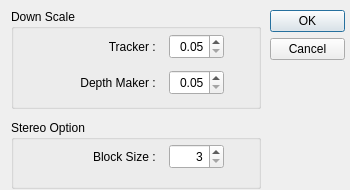
<?xml version="1.0" encoding="UTF-8"?>
<ui version="4.0">
 <class>Dialog</class>
 <widget class="QDialog" name="Dialog">
  <property name="geometry">
   <rect>
    <x>0</x>
    <y>0</y>
    <width>350</width>
    <height>190</height>
   </rect>
  </property>
  <property name="minimumSize">
   <size>
    <width>350</width>
    <height>190</height>
   </size>
  </property>
  <property name="maximumSize">
   <size>
    <width>350</width>
    <height>190</height>
   </size>
  </property>
  <property name="windowTitle">
   <string>Options</string>
  </property>
  <widget class="QGroupBox" name="groupBox">
   <property name="geometry">
    <rect>
     <x>11</x>
     <y>9</y>
     <width>250</width>
     <height>100</height>
    </rect>
   </property>
   <property name="minimumSize">
    <size>
     <width>250</width>
     <height>100</height>
    </size>
   </property>
   <property name="maximumSize">
    <size>
     <width>250</width>
     <height>100</height>
    </size>
   </property>
   <property name="font">
    <font>
     <weight>50</weight>
     <bold>false</bold>
    </font>
   </property>
   <property name="title">
    <string>Down Scale</string>
   </property>
   <property name="flat">
    <bool>true</bool>
   </property>
   <property name="checkable">
    <bool>false</bool>
   </property>
   <widget class="QWidget" name="layoutWidget_3">
    <property name="geometry">
     <rect>
      <x>10</x>
      <y>20</y>
      <width>211</width>
      <height>72</height>
     </rect>
    </property>
    <layout class="QVBoxLayout" name="verticalLayout_3">
     <item>
      <layout class="QHBoxLayout" name="horizontalLayout_4">
       <property name="spacing">
        <number>2</number>
       </property>
       <item>
        <widget class="QLabel" name="label_4">
         <property name="minimumSize">
          <size>
           <width>130</width>
           <height>0</height>
          </size>
         </property>
         <property name="maximumSize">
          <size>
           <width>130</width>
           <height>16777215</height>
          </size>
         </property>
         <property name="text">
          <string>Tracker : </string>
         </property>
         <property name="alignment">
          <set>Qt::AlignRight|Qt::AlignTrailing|Qt::AlignVCenter</set>
         </property>
        </widget>
       </item>
       <item>
        <widget class="QDoubleSpinBox" name="trackerspinbox">
         <property name="minimumSize">
          <size>
           <width>55</width>
           <height>25</height>
          </size>
         </property>
         <property name="maximumSize">
          <size>
           <width>55</width>
           <height>25</height>
          </size>
         </property>
         <property name="alignment">
          <set>Qt::AlignRight|Qt::AlignTrailing|Qt::AlignVCenter</set>
         </property>
         <property name="minimum">
          <double>0.050000000000000</double>
         </property>
         <property name="maximum">
          <double>1.000000000000000</double>
         </property>
         <property name="singleStep">
          <double>0.050000000000000</double>
         </property>
        </widget>
       </item>
      </layout>
     </item>
     <item>
      <layout class="QHBoxLayout" name="horizontalLayout_5">
       <property name="spacing">
        <number>2</number>
       </property>
       <item>
        <widget class="QLabel" name="label_5">
         <property name="minimumSize">
          <size>
           <width>130</width>
           <height>0</height>
          </size>
         </property>
         <property name="maximumSize">
          <size>
           <width>130</width>
           <height>16777215</height>
          </size>
         </property>
         <property name="text">
          <string>Depth Maker : </string>
         </property>
         <property name="alignment">
          <set>Qt::AlignRight|Qt::AlignTrailing|Qt::AlignVCenter</set>
         </property>
        </widget>
       </item>
       <item>
        <widget class="QDoubleSpinBox" name="depthspinbox">
         <property name="minimumSize">
          <size>
           <width>55</width>
           <height>25</height>
          </size>
         </property>
         <property name="maximumSize">
          <size>
           <width>55</width>
           <height>25</height>
          </size>
         </property>
         <property name="alignment">
          <set>Qt::AlignRight|Qt::AlignTrailing|Qt::AlignVCenter</set>
         </property>
         <property name="minimum">
          <double>0.050000000000000</double>
         </property>
         <property name="maximum">
          <double>1.000000000000000</double>
         </property>
         <property name="singleStep">
          <double>0.050000000000000</double>
         </property>
        </widget>
       </item>
      </layout>
     </item>
    </layout>
   </widget>
  </widget>
  <widget class="QGroupBox" name="groupBox_2">
   <property name="geometry">
    <rect>
     <x>11</x>
     <y>120</y>
     <width>250</width>
     <height>69</height>
    </rect>
   </property>
   <property name="minimumSize">
    <size>
     <width>250</width>
     <height>0</height>
    </size>
   </property>
   <property name="maximumSize">
    <size>
     <width>250</width>
     <height>16777215</height>
    </size>
   </property>
   <property name="title">
    <string>Stereo Option</string>
   </property>
   <property name="flat">
    <bool>true</bool>
   </property>
   <widget class="QWidget" name="layoutWidget_4">
    <property name="geometry">
     <rect>
      <x>10</x>
      <y>20</y>
      <width>211</width>
      <height>34</height>
     </rect>
    </property>
    <layout class="QVBoxLayout" name="verticalLayout_4">
     <item>
      <layout class="QHBoxLayout" name="horizontalLayout_6">
       <property name="spacing">
        <number>2</number>
       </property>
       <item>
        <widget class="QLabel" name="label_6">
         <property name="minimumSize">
          <size>
           <width>130</width>
           <height>30</height>
          </size>
         </property>
         <property name="maximumSize">
          <size>
           <width>130</width>
           <height>30</height>
          </size>
         </property>
         <property name="text">
          <string>Block Size : </string>
         </property>
         <property name="alignment">
          <set>Qt::AlignRight|Qt::AlignTrailing|Qt::AlignVCenter</set>
         </property>
        </widget>
       </item>
       <item>
        <widget class="QDoubleSpinBox" name="blocksizepinbox">
         <property name="minimumSize">
          <size>
           <width>55</width>
           <height>25</height>
          </size>
         </property>
         <property name="maximumSize">
          <size>
           <width>55</width>
           <height>25</height>
          </size>
         </property>
         <property name="alignment">
          <set>Qt::AlignRight|Qt::AlignTrailing|Qt::AlignVCenter</set>
         </property>
         <property name="decimals">
          <number>0</number>
         </property>
         <property name="minimum">
          <double>3.000000000000000</double>
         </property>
         <property name="maximum">
          <double>99.000000000000000</double>
         </property>
         <property name="singleStep">
          <double>2.000000000000000</double>
         </property>
        </widget>
       </item>
      </layout>
     </item>
    </layout>
   </widget>
  </widget>
  <widget class="QDialogButtonBox" name="buttonBox">
   <property name="geometry">
    <rect>
     <x>270</x>
     <y>10</y>
     <width>75</width>
     <height>52</height>
    </rect>
   </property>
   <property name="orientation">
    <enum>Qt::Vertical</enum>
   </property>
   <property name="standardButtons">
    <set>QDialogButtonBox::Cancel|QDialogButtonBox::Ok</set>
   </property>
  </widget>
 </widget>
 <resources/>
 <connections>
  <connection>
   <sender>buttonBox</sender>
   <signal>clicked(QAbstractButton*)</signal>
   <receiver>Dialog</receiver>
   <slot>close()</slot>
   <hints>
    <hint type="sourcelabel">
     <x>290</x>
     <y>22</y>
    </hint>
    <hint type="destinationlabel">
     <x>314</x>
     <y>81</y>
    </hint>
   </hints>
  </connection>
 </connections>
</ui>
